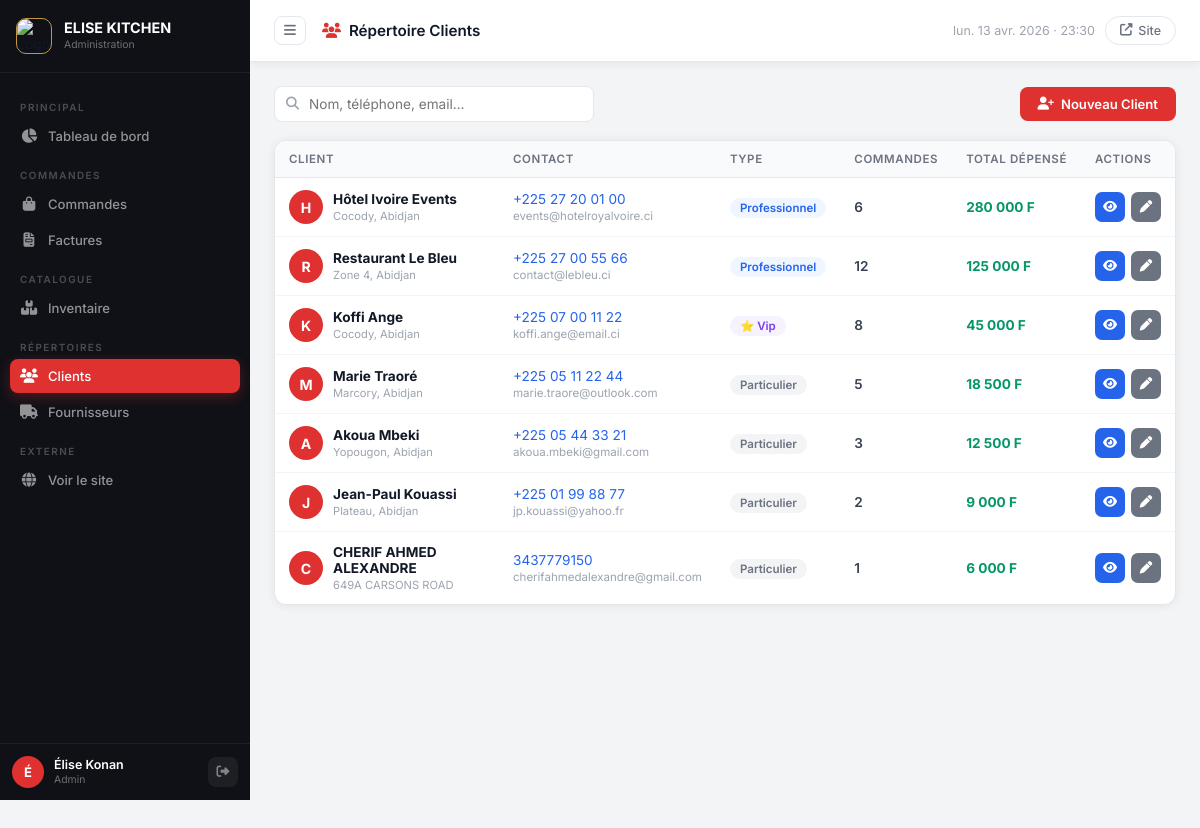
The app's page /admin/clients (signed in) with its own data.
### tables this page shows
CREATE TABLE clients (
    id             INTEGER PRIMARY KEY AUTOINCREMENT,
    nom            TEXT NOT NULL,
    telephone      TEXT,
    email          TEXT,
    adresse        TEXT,
    type_client    TEXT DEFAULT 'particulier',
    nb_commandes   INTEGER DEFAULT 0,
    total_depense  REAL DEFAULT 0,
    created_at     TEXT DEFAULT (datetime('now','localtime'))
);

### app.py (the view)
@app.route('/admin/clients')
@login_required
def admin_clients():
    q = request.args.get('q', '')
    sql = "SELECT * FROM clients WHERE 1=1"
    args = []
    if q:
        sql += " AND (nom LIKE ? OR telephone LIKE ? OR email LIKE ?)"; args += [f'%{q}%']*3
    sql += " ORDER BY total_depense DESC, nom ASC"
    return render_template('admin/clients.html', clients=qry(sql, args), q=q)

### app.py (called while the page is built)
def get_db():
    if 'db' not in g:
        g.db = sqlite3.connect(
            app.config['DATABASE'],
            detect_types=sqlite3.PARSE_DECLTYPES
        )
        g.db.row_factory = sqlite3.Row
        g.db.execute("PRAGMA journal_mode=WAL")
        g.db.execute("PRAGMA foreign_keys=ON")
    return g.db

def qry(sql, args=(), one=False):
    cur = get_db().execute(sql, args)
    rows = [dict(r) for r in cur.fetchall()]
    return rows[0] if one and rows else (None if one else rows)

def login_required(f):
    @wraps(f)
    def deco(*a, **kw):
        if 'admin_id' not in session:
            flash("Veuillez vous connecter.", "warning")
            return redirect(url_for('admin_login'))
        return f(*a, **kw)
    return deco

@app.template_filter('fcfa')
def fcfa(v):
    try:
        return f"{float(v):,.0f}".replace(',', ' ')
    except Exception:
        return '0'

@app.context_processor
def inject_globals():
    ctx = {'nouvelles_commandes': 0, 'annee': datetime.now().year}
    if 'admin_id' in session:
        try:
            row = qry("SELECT COUNT(*) as n FROM commandes WHERE statut='nouvelle'", one=True)
            ctx['nouvelles_commandes'] = row['n'] if row else 0
        except Exception:
            pass
    return ctx

### templates/admin/clients.html (shortened to what this page needs)
{% extends "admin/base.html" %}
{% block page_title %}<i class="fas fa-users" style="color:#E03131;margin-right:8px;"></i>Répertoire Clients{% endblock %}
{% block content %}
<div class="admin-toolbar">
    <div class="search-admin">
        <i class="fas fa-search"></i>
        <input type="text" id="searchInput" placeholder="Nom, téléphone, email…" value="{{ q }}">
    </div>
    <a href="{{ url_for('admin_ajouter_client') }}" class="btn-add"><i class="fas fa-user-plus"></i> Nouveau Client</a>
</div>
<div class="panel">
    <table class="admin-table" id="clientsTable">
        <thead>
            <tr><th>Client</th><th>Contact</th><th>Type</th><th>Commandes</th><th>Total dépensé</th><th>Actions</th></tr>
        </thead>
        <tbody>
            {% for c in clients %}
            <tr>
                <td>
                    <div style="display:flex;align-items:center;gap:10px;">
                        <div style="width:34px;height:34px;border-radius:50%;background:#E03131;color:#fff;font-weight:700;font-size:.88rem;display:flex;align-items:center;justify-content:center;flex-shrink:0;">
                            {{ c.nom[0].upper() }}
                        </div>
                        <div>
                            <strong style="color:#111827;">{{ c.nom }}</strong>
                            {% if c.adresse %}<br><span style="font-size:.7rem;color:#9CA3AF;">{{ c.adresse | truncate(28, True, '…') }}</span>{% endif %}
                        </div>
                    </div>
                </td>
                <td>
                    <a href="tel:{{ c.telephone }}" style="color:#2563EB;font-size:.85rem;display:block;">{{ c.telephone or '—' }}</a>
                    {% if c.email %}<span style="font-size:.72rem;color:#9CA3AF;">{{ c.email | truncate(26, True, '…') }}</span>{% endif %}
                </td>
                <td>
                    {% set tc = c.type_client or 'particulier' %}
                    <span style="padding:3px 10px;border-radius:100px;font-size:.72rem;font-weight:600;text-transform:capitalize;
                        {% if tc == 'vip' %}background:#F5F3FF;color:#7C3AED;
                        {% elif tc == 'professionnel' %}background:#EFF6FF;color:#2563EB;
                        {% else %}background:#F3F4F6;color:#6B7280;{% endif %}">
                        {{ '⭐ ' if tc == 'vip' else '' }}{{ tc }}
                    </span>
                </td>
                <td style="font-weight:600;color:#374151;">{{ c.nb_commandes or 0 }}</td>
                <td style="font-weight:700;color:#059669;">{{ (c.total_depense or 0) | fcfa }} F</td>
                <td>
                    <div class="btn-acts">
                        <a href="{{ url_for('admin_client_detail', id=c.id) }}" class="btn-act btn-view" title="Voir fiche"><i class="fas fa-eye"></i></a>
                        <a href="{{ url_for('admin_modifier_client', id=c.id) }}" class="btn-act btn-edit" title="Modifier"><i class="fas fa-pen"></i></a>
                    </div>
                </td>
            </tr>
            {% else %}
            <tr><td colspan="6" class="empty-admin"><i class="fas fa-users"></i><p>Aucun client enregistré.</p></td></tr>
            {% endfor %}
        </tbody>
    </table>
</div>
{% endblock %}

### static/css/admin.css (style rules this page uses)
:root { --sidebar-bg: #0F1117; --sidebar-w: 250px; --topbar-h: 62px; --red: #E03131; --red-dk: #B91C1C; --red-lt: #FFF0F0; --gold: #C4973A; --content-bg: #F3F4F6; --white: #FFFFFF; --dark: #111827; --gray-50: #F9FAFB; --gray-100: #F3F4F6; --gray-200: #E5E7EB; --gray-400: #9CA3AF; --gray-600: #6B7280; --gray-700: #374151; --gray-800: #1F2937; --green: #059669; --blue: #2563EB; --orange: #D97706; --purple: #7C3AED; --radius: 12px; --radius-sm: 8px; --shadow: 0 1px 10px rgba(0,0,0,0.07); --shadow-md: 0 4px 20px rgba(0,0,0,0.1); }
*, *::before, *::after { box-sizing: border-box; margin: 0; padding: 0; }
body { font-family: 'Inter', sans-serif; background: var(--content-bg); color: var(--dark); min-height: 100vh; font-size: 0.875rem; -webkit-font-smoothing: antialiased; }
a { text-decoration: none; color: inherit; }
.panel { background: var(--white); border-radius: var(--radius); box-shadow: var(--shadow); border: 1px solid var(--gray-200); overflow: hidden; }
.admin-table { width: 100%; border-collapse: collapse; }
.admin-table thead th { padding: 11px 14px; background: var(--gray-50); font-size: 0.72rem; font-weight: 600; text-transform: uppercase; letter-spacing: 0.6px; color: var(--gray-600); text-align: left; border-bottom: 1px solid var(--gray-200); white-space: nowrap; }
.admin-table tbody td { padding: 12px 14px; border-bottom: 1px solid var(--gray-100); font-size: 0.85rem; vertical-align: middle; }
.admin-table tbody tr:last-child td { border-bottom: none; }
.btn-acts { display: flex; gap: 6px; align-items: center; }
.btn-act { width: 30px; height: 30px; border-radius: 7px; display: flex; align-items: center; justify-content: center; font-size: 0.78rem; cursor: pointer; transition: all 0.18s; border: none; text-decoration: none; color: white; flex-shrink: 0; }
.btn-view { background: var(--blue); }
.btn-edit { background: var(--gray-600); }
.admin-toolbar { display: flex; align-items: center; gap: 12px; flex-wrap: wrap; margin-bottom: 18px; }
.search-admin { position: relative; flex: 1; min-width: 200px; max-width: 320px; }
.search-admin i { position: absolute; left: 12px; top: 50%; transform: translateY(-50%); color: var(--gray-400); font-size: 0.82rem; }
.search-admin input { width: 100%; padding: 9px 14px 9px 34px; border: 1px solid var(--gray-200); border-radius: var(--radius-sm); font-size: 0.85rem; background: var(--white); font-family: 'Inter', sans-serif; transition: all 0.2s; }
.btn-add { display: inline-flex; align-items: center; gap: 7px; padding: 9px 18px; background: var(--red); color: white; border-radius: var(--radius-sm); font-size: 0.82rem; font-weight: 600; border: none; cursor: pointer; transition: all 0.2s; text-decoration: none; white-space: nowrap; margin-left: auto; }

### records on screen
clients: nom "H", nom "Hôtel Ivoire Events", adresse "Cocody, Abidjan", telephone "+225 27 20 01 00", email "events@hotelroyalvoire.ci", type_client "Professionnel", nb_commandes "6", total_depense "280 000"
clients: nom "R", nom "Restaurant Le Bleu", adresse "Zone 4, Abidjan", telephone "+225 27 00 55 66", email "contact@lebleu.ci", type_client "Professionnel", nb_commandes "12", total_depense "125 000"
clients: nom "K", nom "Koffi Ange", adresse "Cocody, Abidjan", telephone "+225 07 00 11 22", email "koffi.ange@email.ci", type_client "⭐", type_client "Vip", nb_commandes "8", total_depense "45 000"
clients: nom "M", nom "Marie Traoré", adresse "Marcory, Abidjan", telephone "+225 05 11 22 44", email "marie.traore@outlook.com", type_client "Particulier", nb_commandes "5", total_depense "18 500"
clients: nom "A", nom "Akoua Mbeki", adresse "Yopougon, Abidjan", telephone "+225 05 44 33 21", email "akoua.mbeki@gmail.com", type_client "Particulier", nb_commandes "3", total_depense "12 500"
clients: nom "J", nom "Jean-Paul Kouassi", adresse "Plateau, Abidjan", telephone "+225 01 99 88 77", email "jp.kouassi@yahoo.fr", type_client "Particulier", nb_commandes "2", total_depense "9 000"
clients: nom "C", nom "CHERIF AHMED ALEXANDRE", adresse "649A CARSONS ROAD", telephone "3437779150", email "cherifahmedalexandre@gmail.com", type_client "Particulier", nb_commandes "1", total_depense "6 000"

### other values on screen
{{ session.get('admin_nom', 'A')[0].upper() }} "É"
{{ session.get('admin_nom', 'Admin') }} "Élise Konan"
{{ session.get('admin_role', '') }} "Admin"
